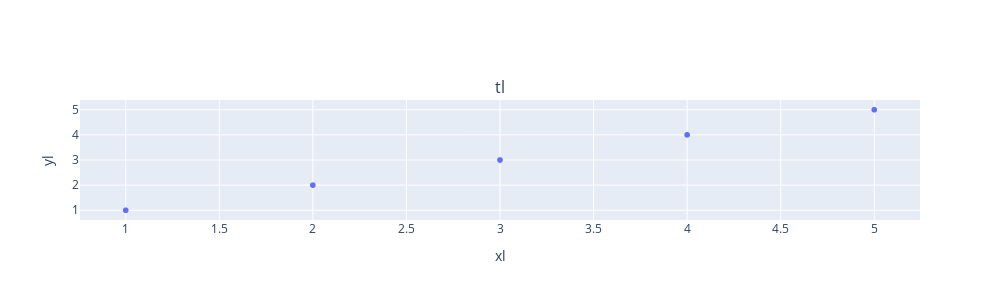

Here is the notebook cell this chart was saved with:
### Code cell
# simple scatterplot
x = [1, 2, 3, 4, 5]
y = [1, 2, 3, 4, 5]
h = ep.scattergl(x=x, y=y, xlabel="xl", ylabel="yl", title="tl")
ep.plot_all([h], outfile=os.path.join("test_figs", "basic_scatter.png"))

### Figure 1 — Plotly figure (JSON) as saved in the notebook; plotly's stock layout.template omitted (floating-point values rounded to 4 significant figures)
{"data": [{"marker": {"symbol": "circle"}, "mode": "markers", "showlegend": false, "type": "scattergl", "visible": true, "x": [1, 2, 3, 4, 5], "xaxis": "x", "y": [1, 2, 3, 4, 5], "yaxis": "y"}], "layout": {"annotations": [{"font": {"size": 16}, "showarrow": false, "text": "tl", "x": 0.5, "xanchor": "center", "xref": "paper", "y": 1, "yanchor": "bottom", "yref": "paper"}], "height": 300, "showlegend": false, "width": 1000, "xaxis": {"anchor": "y", "domain": [0, 1], "showgrid": true, "title": {"text": "xl"}}, "yaxis": {"anchor": "x", "domain": [0, 1], "showgrid": true, "title": {"text": "yl"}}}}
